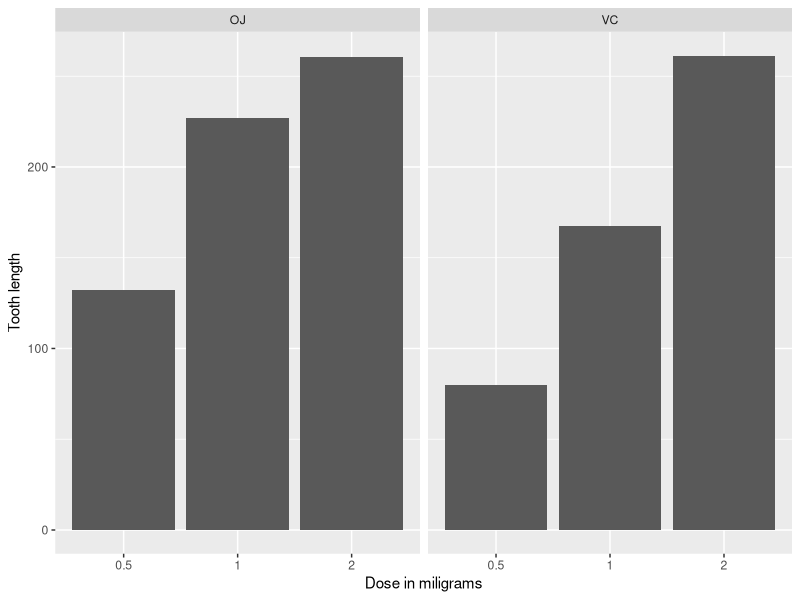

Generate this figure with R:
## ---- chunk 1
library(datasets)

## ---- chunk 2
library(ggplot2)
ggplot(data=ToothGrowth, aes(x=as.factor(dose), y=len,)) +
geom_bar(stat="identity",) +
  facet_grid(. ~ supp) + 
xlab("Dose in miligrams") + 
ylab("Tooth length") + 
guides(fill=guide_legend(title="Supplement type")) 

## ---- chunk 3
fit <- lm(len ~ dose + supp, data=ToothGrowth)
summary(fit )
confint(fit)
